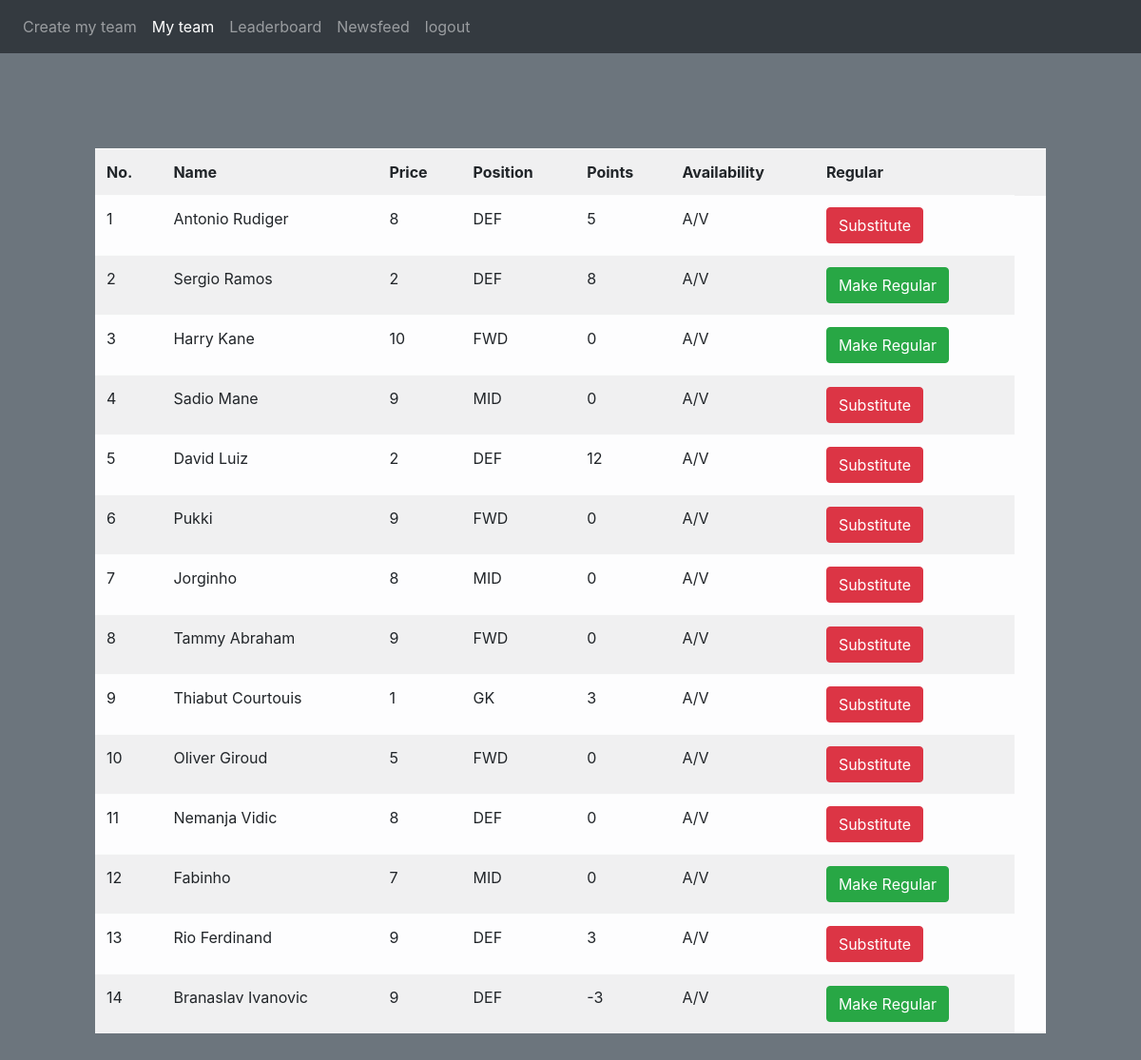
Page /myteam.php (signed in) on the earlier database version.
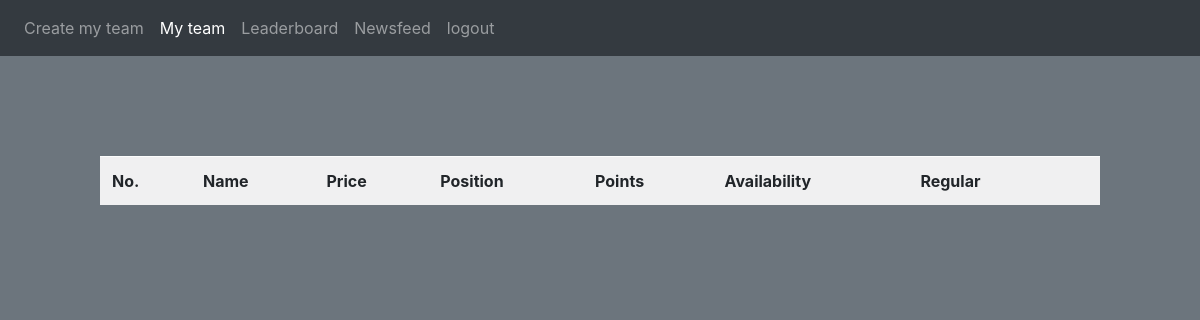
Same page on the later database version.
### tables this page shows
CREATE TABLE `anuragironside` (
  `id` int(11) NOT NULL,
  `name` varchar(255) NOT NULL,
  `position` varchar(255) NOT NULL,
  `price` int(11) NOT NULL,
  `points` int(11) NOT NULL,
  `availability` varchar(255) NOT NULL
);

### myteam.php (the view, shortened to what this page needs)
<!DOCTYPE html>
<html>
<head>
</head>
  <link rel="stylesheet" href="https://maxcdn.bootstrapcdn.com/bootstrap/4.4.1/css/bootstrap.min.css">
<body class="bg-secondary">
<nav class="navbar navbar-expand-sm bg-dark navbar-dark">
  <ul class="navbar-nav">
    <li class="nav-item">
      <a class="nav-link" href="index.php">Create my team</a>
    </li>
    <li class="nav-item">
      <a class="nav-link active" href="myteam.php">My team</a>
    </li>
    <li class="nav-item">
      <a class="nav-link" href="leaderboard.php">Leaderboard</a>
    </li>
    <li class="nav-item">
      <a class="nav-link" href="feedpage.php">Newsfeed</a>
    </li>
    <li class="nav-item">
      <a class="nav-link" href="logout.php">logout</a>
    </li>
  </ul>
</nav>
<div style="margin:100px">
<?php
$conn = mysqli_connect("localhost","root","","fpl");
$user = $_SESSION['user'];
$number = 1;
$query = "SELECT * FROM $user";
$result = mysqli_query($conn,$query);
echo "<table class ='table table-hover table-striped table-light' style='margin-top:50px'>
<tr>
<th>No.</th>
<th>Name</th>
<th>Price</th>
<th>Position</th>
<th>Points</th>
<th>Availability</th>
<th>Regular<th></tr>";
while ($row = mysqli_fetch_assoc($result)) {
echo"<tr>
<td>".$number."</td>
<td>".$row['name']."</td>
<td>".$row['price']."</td>
<td>".$row['position']."</td>
<td>".$row['points']."</td>
<td>".$row['availability']."</td>";
$somequery = "SELECT `reg` FROM `$user` where `reg` = 1";
$someresult = mysqli_query($conn,$somequery);
$regnum = mysqli_num_rows($someresult);
if ($regnum <= 11) {
if ($row['reg'] == 1) {
echo "<td><form action='substitute.php' method='post'>
<button name='sub' class='btn btn-danger' value='".$row['id']."'>Substitute</button></form></td>";
}
else{
echo "<td><form action='regular.php' method='post'>
<button name='sub' class='btn btn-success' value='".$row['id']."'>Make Regular</button></form></td>
</tr>";
}
}
else{
  echo "<td><form action='substitute.php' method='post'>
  <p style='color:red'>Regular player more than 11</p>
<button name='sub' class='btn btn-success' value='".$row['id']."'>Substitute</button></form></td>
</tr>";
}
$number++;
}
echo "</table>";
?>
</div>
</body>
</html>

### myteam.php (style rules this page uses)
body { background: url("image/back2.jpg") no-repeat center center fixed; -webkit-background-size: cover; -moz-background-size: cover; -o-background-size: cover; background-size: cover; }

Differences in the rows shown:
removed anuragironside: name "Antonio Rudiger", price "8", position "DEF", points "5", availability "A/V", $row['id'] 264 (drawn)
removed anuragironside: name "Sergio Ramos", price "2", position "DEF", points "8", availability "A/V", $row['id'] 266 (drawn)
removed anuragironside: name "Harry Kane", price "10", position "FWD", points "0", availability "A/V", $row['id'] 267 (drawn)
removed anuragironside: name "Sadio Mane", price "9", position "MID", points "0", availability "A/V", $row['id'] 269 (drawn)
removed anuragironside: name "David Luiz", price "2", position "DEF", points "12", availability "A/V", $row['id'] 270 (drawn)
removed anuragironside: name "Pukki", price "9", position "FWD", points "0", availability "A/V", $row['id'] 272 (drawn)
removed anuragironside: name "Jorginho", price "8", position "MID", points "0", availability "A/V", $row['id'] 273 (drawn)
removed anuragironside: name "Tammy Abraham", price "9", position "FWD", points "0", availability "A/V", $row['id'] 274 (drawn)
removed anuragironside: name "Thiabut Courtouis", price "1", position "GK", points "3", availability "A/V", $row['id'] 277 (drawn)
removed anuragironside: name "Oliver Giroud", price "5", position "FWD", points "0", availability "A/V", $row['id'] 278 (drawn)
removed anuragironside: name "Nemanja Vidic", price "8", position "DEF", points "0", availability "A/V", $row['id'] 279 (drawn)
removed anuragironside: name "Fabinho", price "7", position "MID", points "0", availability "A/V", $row['id'] 280 (drawn)
removed anuragironside: name "Rio Ferdinand", price "9", position "DEF", points "3", availability "A/V", $row['id'] 281 (drawn)
removed anuragironside: name "Branaslav Ivanovic", price "9", position "DEF", points "-3", availability "A/V", $row['id'] 282 (drawn)
